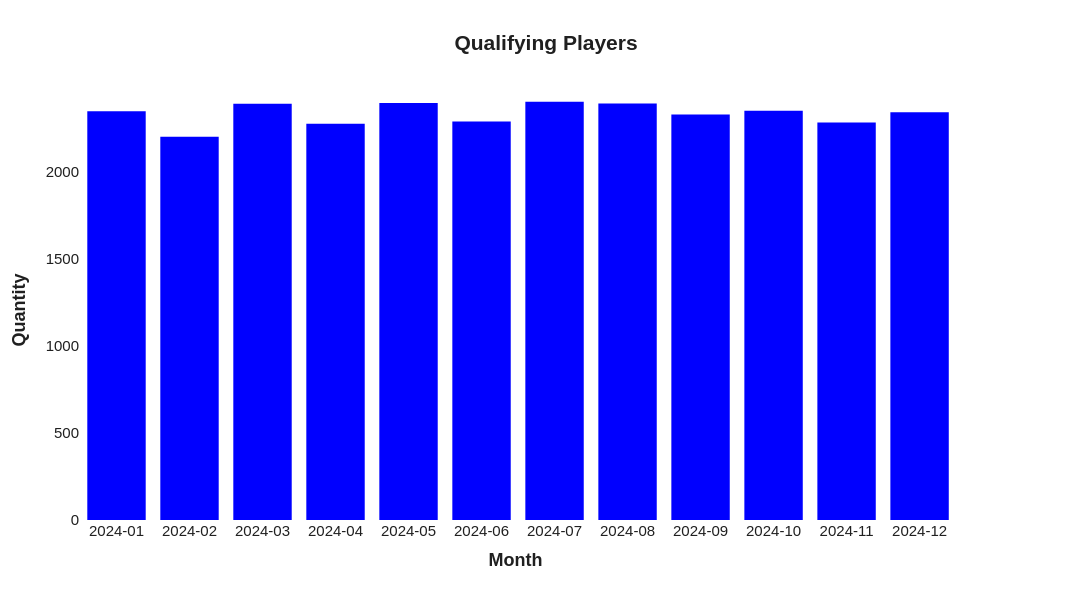

The cell this chart's notebook holds for it:
### Markdown cell above
**7. Plot Number Of Qualifying Players**

### Code cell
bar = df_qual.groupby('order_month')['customer_id'].count().reset_index().sort_values(by='order_month')

fig = make_subplots(specs=[[{"secondary_y": True}]])

Legend = dict(orientation='h', yanchor='bottom', y=-0.3, xanchor='right', x=0.6)
x_tick_val = bar['order_month']

fig.add_trace(
    go.Bar(x=bar['order_month'], y=bar['customer_id'], name="Customers",marker=dict(color='blue')),
    secondary_y=False)

fig.update_layout(width=1200,height=600, title_text='<b>Qualifying Players</b>'
                  ,font_family='arial'
                  ,font_color='#202020'
                  ,title_x=0.5
                  ,font_size=15
                  ,plot_bgcolor='white'
                  ,paper_bgcolor='white'
                  ,legend=Legend
                  ,barmode='stack')

fig.update_traces(marker_line_width = 0)
fig.update_yaxes(title_text='<b>Quantity</b>',showgrid=False,range=[0, max(bar['customer_id']) + 10], secondary_y=False)
fig.update_xaxes(title_text='<b>Month </b>', tickvals=x_tick_val, type="category", tickformat='%d-%b-%Y', showgrid=False)

### Figure 1 — Plotly figure (JSON) as saved in the notebook; plotly's stock layout.template omitted (floating-point values rounded to 4 significant figures)
{"data": [{"marker": {"color": "blue", "line": {"width": 0}}, "name": "Customers", "type": "bar", "x": ["2024-01", "2024-02", "2024-03", "2024-04", "2024-05", "2024-06", "2024-07", "2024-08", "2024-09", "2024-10", "2024-11", "2024-12"], "xaxis": "x", "y": [2350, 2203, 2393, 2279, 2398, 2291, 2405, 2395, 2331, 2353, 2286, 2345], "yaxis": "y"}], "layout": {"barmode": "stack", "font": {"color": "#202020", "family": "arial", "size": 15}, "height": 600, "legend": {"orientation": "h", "x": 0.6, "xanchor": "right", "y": -0.3, "yanchor": "bottom"}, "paper_bgcolor": "white", "plot_bgcolor": "white", "title": {"text": "<b>Qualifying Players</b>", "x": 0.5}, "width": 1200, "xaxis": {"anchor": "y", "domain": [0, 0.94], "showgrid": false, "tickformat": "%d-%b-%Y", "tickvals": ["2024-01", "2024-02", "2024-03", "2024-04", "2024-05", "2024-06", "2024-07", "2024-08", "2024-09", "2024-10", "2024-11", "2024-12"], "title": {"text": "<b>Month </b>"}, "type": "category"}, "yaxis": {"anchor": "x", "domain": [0, 1], "range": [0, 2415], "showgrid": false, "title": {"text": "<b>Quantity</b>"}}, "yaxis2": {"anchor": "x", "overlaying": "y", "side": "right"}}}
